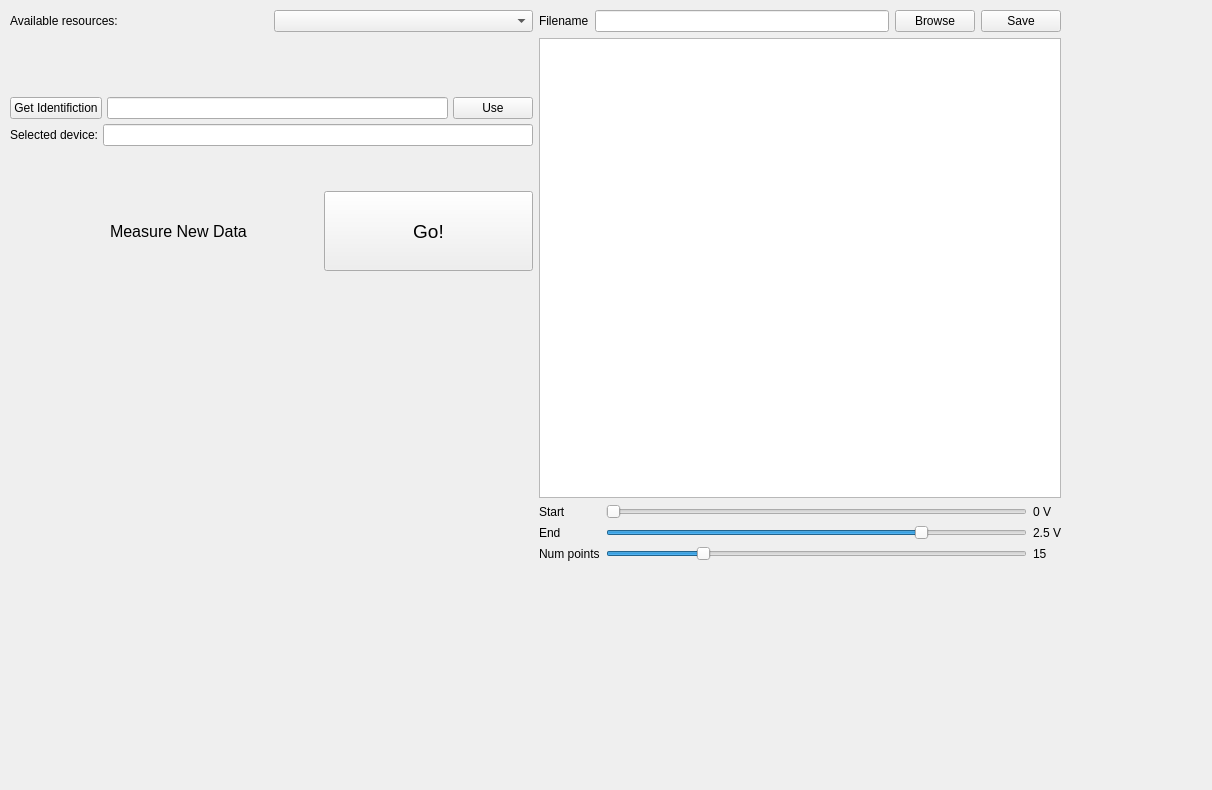
<?xml version="1.0" encoding="UTF-8"?>
<ui version="4.0">
 <class>Form</class>
 <widget class="QWidget" name="Form">
  <property name="geometry">
   <rect>
    <x>0</x>
    <y>0</y>
    <width>1212</width>
    <height>790</height>
   </rect>
  </property>
  <property name="windowTitle">
   <string>Form</string>
  </property>
  <widget class="QWidget" name="horizontalLayoutWidget_5">
   <property name="geometry">
    <rect>
     <x>10</x>
     <y>10</y>
     <width>1051</width>
     <height>551</height>
    </rect>
   </property>
   <layout class="QHBoxLayout" name="horizontalLayout_6">
    <item>
     <layout class="QVBoxLayout" name="settings_vbox">
      <property name="spacing">
       <number>5</number>
      </property>
      <item>
       <layout class="QHBoxLayout" name="resources_hbox">
        <item>
         <widget class="QLabel" name="resourcelabel">
          <property name="text">
           <string>Available resources:</string>
          </property>
         </widget>
        </item>
        <item>
         <widget class="QComboBox" name="resource_select"/>
        </item>
       </layout>
      </item>
      <item>
       <spacer name="verticalSpacer_2">
        <property name="orientation">
         <enum>Qt::Vertical</enum>
        </property>
        <property name="sizeType">
         <enum>QSizePolicy::Minimum</enum>
        </property>
        <property name="sizeHint" stdset="0">
         <size>
          <width>13</width>
          <height>60</height>
         </size>
        </property>
       </spacer>
      </item>
      <item>
       <layout class="QHBoxLayout" name="identifiaction_hbox">
        <item>
         <widget class="QPushButton" name="identification_button">
          <property name="text">
           <string>Get Identifiction</string>
          </property>
         </widget>
        </item>
        <item>
         <widget class="QLineEdit" name="identification_line_edit"/>
        </item>
        <item>
         <widget class="QPushButton" name="identification_use_button">
          <property name="text">
           <string>Use</string>
          </property>
         </widget>
        </item>
       </layout>
      </item>
      <item>
       <layout class="QHBoxLayout" name="horizontalLayout">
        <item>
         <widget class="QLabel" name="selected_device_label">
          <property name="text">
           <string>Selected device:</string>
          </property>
         </widget>
        </item>
        <item>
         <widget class="QLineEdit" name="selected_device_line_edit"/>
        </item>
       </layout>
      </item>
      <item>
       <spacer name="verticalSpacer_3">
        <property name="orientation">
         <enum>Qt::Vertical</enum>
        </property>
        <property name="sizeType">
         <enum>QSizePolicy::Fixed</enum>
        </property>
        <property name="sizeHint" stdset="0">
         <size>
          <width>30</width>
          <height>40</height>
         </size>
        </property>
       </spacer>
      </item>
      <item>
       <layout class="QHBoxLayout" name="measure_hbox">
        <item>
         <spacer name="horizontalSpacer">
          <property name="orientation">
           <enum>Qt::Horizontal</enum>
          </property>
          <property name="sizeType">
           <enum>QSizePolicy::Minimum</enum>
          </property>
          <property name="sizeHint" stdset="0">
           <size>
            <width>100</width>
            <height>20</height>
           </size>
          </property>
         </spacer>
        </item>
        <item>
         <widget class="QLabel" name="measure_label">
          <property name="font">
           <font>
            <pointsize>12</pointsize>
           </font>
          </property>
          <property name="text">
           <string>Measure New Data</string>
          </property>
         </widget>
        </item>
        <item>
         <widget class="QPushButton" name="measure_button">
          <property name="sizePolicy">
           <sizepolicy hsizetype="Minimum" vsizetype="Fixed">
            <horstretch>0</horstretch>
            <verstretch>100</verstretch>
           </sizepolicy>
          </property>
          <property name="minimumSize">
           <size>
            <width>0</width>
            <height>80</height>
           </size>
          </property>
          <property name="font">
           <font>
            <pointsize>14</pointsize>
           </font>
          </property>
          <property name="autoFillBackground">
           <bool>false</bool>
          </property>
          <property name="text">
           <string>Go!</string>
          </property>
         </widget>
        </item>
       </layout>
      </item>
      <item>
       <spacer name="verticalSpacer">
        <property name="orientation">
         <enum>Qt::Vertical</enum>
        </property>
        <property name="sizeType">
         <enum>QSizePolicy::MinimumExpanding</enum>
        </property>
        <property name="sizeHint" stdset="0">
         <size>
          <width>20</width>
          <height>40</height>
         </size>
        </property>
       </spacer>
      </item>
     </layout>
    </item>
    <item>
     <layout class="QVBoxLayout" name="Plot_vbox">
      <item>
       <layout class="QHBoxLayout" name="horizontalLayout_4"/>
      </item>
      <item>
       <layout class="QHBoxLayout" name="horizontalLayout_2">
        <item>
         <widget class="QLabel" name="filename_label">
          <property name="text">
           <string>Filename</string>
          </property>
         </widget>
        </item>
        <item>
         <widget class="QLineEdit" name="filename_line_edit"/>
        </item>
        <item>
         <widget class="QPushButton" name="browsebutton">
          <property name="text">
           <string>Browse</string>
          </property>
         </widget>
        </item>
        <item>
         <widget class="QPushButton" name="savebutton">
          <property name="text">
           <string>Save</string>
          </property>
         </widget>
        </item>
       </layout>
      </item>
      <item>
       <widget class="PlotWidget" name="plotwidget"/>
      </item>
      <item>
       <layout class="QGridLayout" name="gridLayout">
        <item row="2" column="1">
         <widget class="QSlider" name="endslider">
          <property name="toolTipDuration">
           <number>0</number>
          </property>
          <property name="maximum">
           <number>330</number>
          </property>
          <property name="singleStep">
           <number>1</number>
          </property>
          <property name="pageStep">
           <number>1</number>
          </property>
          <property name="value">
           <number>250</number>
          </property>
          <property name="sliderPosition">
           <number>250</number>
          </property>
          <property name="orientation">
           <enum>Qt::Horizontal</enum>
          </property>
         </widget>
        </item>
        <item row="0" column="0">
         <widget class="QLabel" name="startlabel">
          <property name="text">
           <string>Start</string>
          </property>
         </widget>
        </item>
        <item row="2" column="0">
         <widget class="QLabel" name="endlabel">
          <property name="text">
           <string>End</string>
          </property>
         </widget>
        </item>
        <item row="3" column="1">
         <widget class="QSlider" name="numpointsslider">
          <property name="minimum">
           <number>5</number>
          </property>
          <property name="maximum">
           <number>50</number>
          </property>
          <property name="singleStep">
           <number>1</number>
          </property>
          <property name="value">
           <number>15</number>
          </property>
          <property name="orientation">
           <enum>Qt::Horizontal</enum>
          </property>
         </widget>
        </item>
        <item row="0" column="1">
         <widget class="QSlider" name="startslider">
          <property name="minimum">
           <number>0</number>
          </property>
          <property name="maximum">
           <number>330</number>
          </property>
          <property name="singleStep">
           <number>1</number>
          </property>
          <property name="value">
           <number>0</number>
          </property>
          <property name="orientation">
           <enum>Qt::Horizontal</enum>
          </property>
          <property name="tickPosition">
           <enum>QSlider::NoTicks</enum>
          </property>
         </widget>
        </item>
        <item row="3" column="0">
         <widget class="QLabel" name="numpointslabel">
          <property name="text">
           <string>Num points</string>
          </property>
         </widget>
        </item>
        <item row="0" column="2">
         <widget class="QLabel" name="start_value_label">
          <property name="text">
           <string>0 V</string>
          </property>
         </widget>
        </item>
        <item row="2" column="2">
         <widget class="QLabel" name="end_value_label">
          <property name="text">
           <string>2.5 V</string>
          </property>
         </widget>
        </item>
        <item row="3" column="2">
         <widget class="QLabel" name="numpoints_value_label">
          <property name="text">
           <string>15</string>
          </property>
         </widget>
        </item>
       </layout>
      </item>
     </layout>
    </item>
   </layout>
  </widget>
 </widget>
 <customwidgets>
  <customwidget>
   <class>PlotWidget</class>
   <extends>QGraphicsView</extends>
   <header>pyqtgraph</header>
  </customwidget>
 </customwidgets>
 <resources/>
 <connections/>
</ui>
